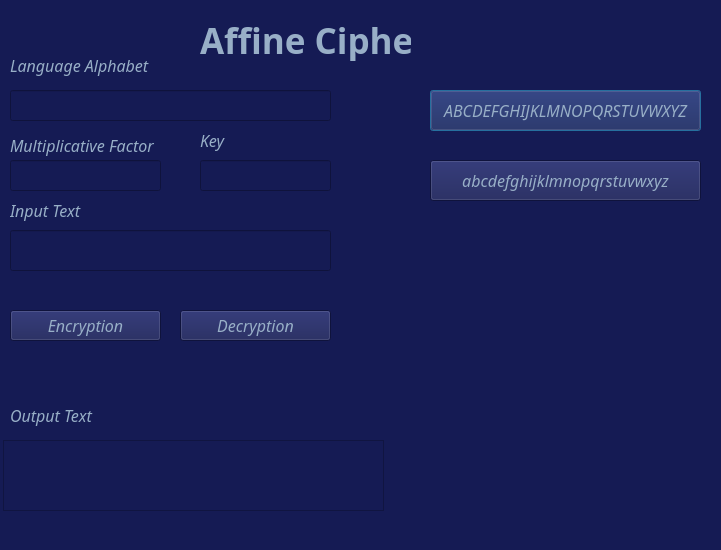
<?xml version="1.0" encoding="UTF-8"?>
<ui version="4.0">
 <class>Dialog</class>
 <widget class="QDialog" name="Dialog">
  <property name="geometry">
   <rect>
    <x>0</x>
    <y>0</y>
    <width>721</width>
    <height>550</height>
   </rect>
  </property>
  <property name="font">
   <font>
    <family>Italic Outline Art</family>
   </font>
  </property>
  <property name="windowTitle">
   <string>Dialog</string>
  </property>
  <property name="styleSheet">
   <string notr="true">background-color: rgb(21, 27, 84);
color: rgb(152, 175, 199);</string>
  </property>
  <widget class="QLineEdit" name="l1">
   <property name="geometry">
    <rect>
     <x>10</x>
     <y>90</y>
     <width>321</width>
     <height>31</height>
    </rect>
   </property>
   <property name="font">
    <font>
     <pointsize>10</pointsize>
    </font>
   </property>
  </widget>
  <widget class="QLabel" name="label">
   <property name="geometry">
    <rect>
     <x>10</x>
     <y>50</y>
     <width>171</width>
     <height>31</height>
    </rect>
   </property>
   <property name="font">
    <font>
     <family>Lucida Sans</family>
     <pointsize>12</pointsize>
     <weight>50</weight>
     <italic>true</italic>
     <bold>false</bold>
     <strikeout>false</strikeout>
     <kerning>true</kerning>
    </font>
   </property>
   <property name="text">
    <string>Language Alphabet</string>
   </property>
  </widget>
  <widget class="QLabel" name="label_2">
   <property name="geometry">
    <rect>
     <x>200</x>
     <y>20</y>
     <width>211</width>
     <height>41</height>
    </rect>
   </property>
   <property name="font">
    <font>
     <family>Freestyle Script</family>
     <pointsize>26</pointsize>
     <weight>75</weight>
     <italic>false</italic>
     <bold>true</bold>
    </font>
   </property>
   <property name="text">
    <string>Affine Cipher</string>
   </property>
  </widget>
  <widget class="QLabel" name="label_3">
   <property name="geometry">
    <rect>
     <x>10</x>
     <y>130</y>
     <width>161</width>
     <height>31</height>
    </rect>
   </property>
   <property name="font">
    <font>
     <family>Lucida Sans</family>
     <pointsize>12</pointsize>
     <italic>true</italic>
    </font>
   </property>
   <property name="text">
    <string>Multiplicative Factor</string>
   </property>
  </widget>
  <widget class="QLineEdit" name="l2">
   <property name="geometry">
    <rect>
     <x>10</x>
     <y>160</y>
     <width>151</width>
     <height>31</height>
    </rect>
   </property>
   <property name="font">
    <font>
     <pointsize>10</pointsize>
    </font>
   </property>
  </widget>
  <widget class="QLineEdit" name="l3">
   <property name="geometry">
    <rect>
     <x>200</x>
     <y>160</y>
     <width>131</width>
     <height>31</height>
    </rect>
   </property>
   <property name="font">
    <font>
     <pointsize>10</pointsize>
    </font>
   </property>
  </widget>
  <widget class="QLineEdit" name="l4">
   <property name="geometry">
    <rect>
     <x>10</x>
     <y>230</y>
     <width>321</width>
     <height>41</height>
    </rect>
   </property>
   <property name="font">
    <font>
     <pointsize>12</pointsize>
    </font>
   </property>
  </widget>
  <widget class="QLabel" name="label_4">
   <property name="geometry">
    <rect>
     <x>10</x>
     <y>200</y>
     <width>111</width>
     <height>21</height>
    </rect>
   </property>
   <property name="font">
    <font>
     <family>Lucida Sans</family>
     <pointsize>12</pointsize>
     <italic>true</italic>
    </font>
   </property>
   <property name="text">
    <string>Input Text</string>
   </property>
  </widget>
  <widget class="QLabel" name="label_5">
   <property name="geometry">
    <rect>
     <x>10</x>
     <y>400</y>
     <width>111</width>
     <height>31</height>
    </rect>
   </property>
   <property name="font">
    <font>
     <family>Lucida Sans</family>
     <pointsize>12</pointsize>
     <italic>true</italic>
    </font>
   </property>
   <property name="text">
    <string>Output Text</string>
   </property>
  </widget>
  <widget class="QLabel" name="label_6">
   <property name="geometry">
    <rect>
     <x>200</x>
     <y>130</y>
     <width>51</width>
     <height>21</height>
    </rect>
   </property>
   <property name="font">
    <font>
     <family>Lucida Sans</family>
     <pointsize>12</pointsize>
     <italic>true</italic>
    </font>
   </property>
   <property name="text">
    <string>Key</string>
   </property>
  </widget>
  <widget class="QPushButton" name="p3">
   <property name="geometry">
    <rect>
     <x>430</x>
     <y>90</y>
     <width>271</width>
     <height>41</height>
    </rect>
   </property>
   <property name="font">
    <font>
     <family>Lucida Sans</family>
     <pointsize>12</pointsize>
     <italic>true</italic>
    </font>
   </property>
   <property name="text">
    <string>ABCDEFGHIJKLMNOPQRSTUVWXYZ</string>
   </property>
  </widget>
  <widget class="QPushButton" name="p4">
   <property name="geometry">
    <rect>
     <x>430</x>
     <y>160</y>
     <width>271</width>
     <height>41</height>
    </rect>
   </property>
   <property name="font">
    <font>
     <family>Lucida Sans</family>
     <pointsize>12</pointsize>
     <italic>true</italic>
    </font>
   </property>
   <property name="text">
    <string>abcdefghijklmnopqrstuvwxyz</string>
   </property>
  </widget>
  <widget class="QTextEdit" name="output">
   <property name="geometry">
    <rect>
     <x>3</x>
     <y>440</y>
     <width>381</width>
     <height>71</height>
    </rect>
   </property>
   <property name="font">
    <font>
     <pointsize>16</pointsize>
    </font>
   </property>
  </widget>
  <widget class="QPushButton" name="p1">
   <property name="geometry">
    <rect>
     <x>10</x>
     <y>310</y>
     <width>151</width>
     <height>31</height>
    </rect>
   </property>
   <property name="font">
    <font>
     <family>Lucida Sans</family>
     <pointsize>12</pointsize>
     <italic>true</italic>
    </font>
   </property>
   <property name="text">
    <string>Encryption</string>
   </property>
  </widget>
  <widget class="QPushButton" name="p2">
   <property name="geometry">
    <rect>
     <x>180</x>
     <y>310</y>
     <width>151</width>
     <height>31</height>
    </rect>
   </property>
   <property name="font">
    <font>
     <family>Lucida Sans</family>
     <pointsize>12</pointsize>
     <italic>true</italic>
    </font>
   </property>
   <property name="text">
    <string>Decryption</string>
   </property>
  </widget>
 </widget>
 <resources/>
 <connections/>
</ui>
